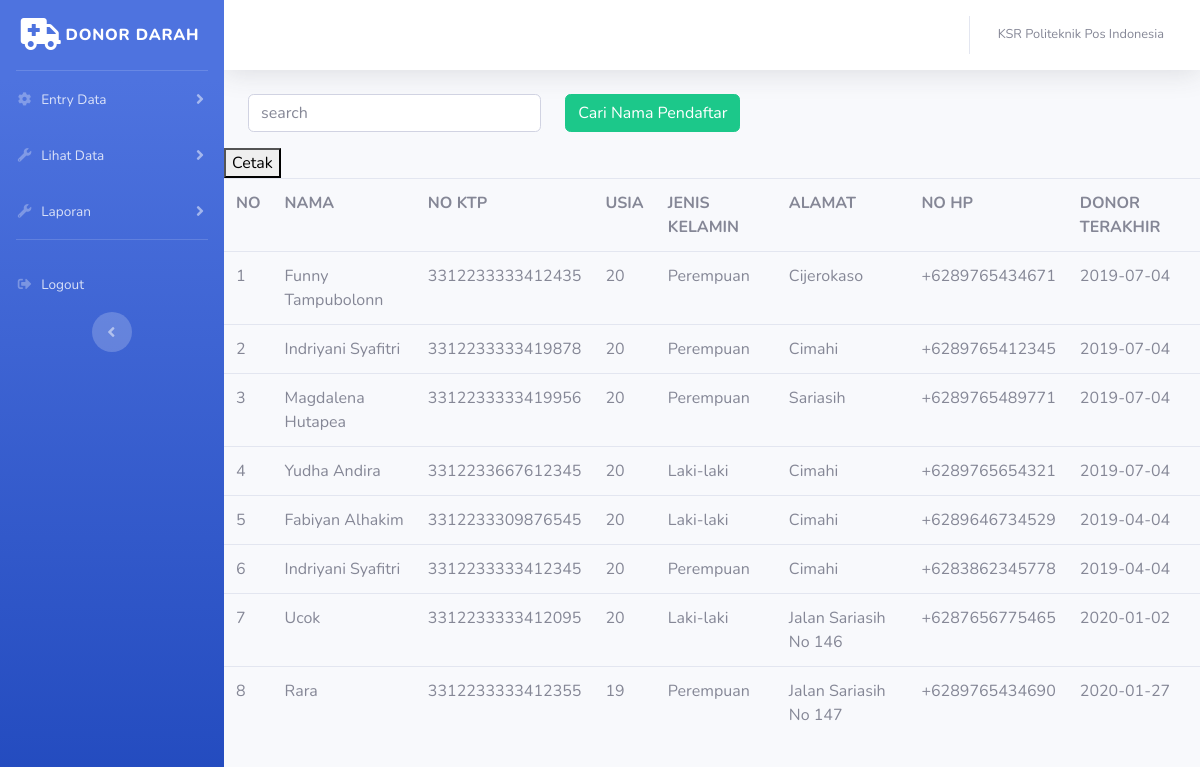
The page /index.php/admin/jumlah_pendaftar on the database its author committed.
### tables this page shows
CREATE TABLE `daftar_donor` (
  `no_daftar` varchar(20) NOT NULL,
  `nama_kgt` varchar(100) NOT NULL,
  `nama` varchar(255) NOT NULL,
  `no_ktp` bigint(16) NOT NULL,
  `tempatlahir` varchar(255) NOT NULL,
  `tanggallahir` date NOT NULL,
  `usia` int(10) NOT NULL,
  `jenis_kelamin` varchar(20) NOT NULL,
  `alamat` text NOT NULL,
  `no_telp` varchar(14) NOT NULL,
  `donor_terakhir` date NOT NULL
);

### application/controllers/admin/jumlah_pendaftar.php (called while the page is built, shortened)
<?php
class Jumlah_pendaftar extends CI_Controller{
	public function __construct(){
		$this->load->model('model_daftar');
	}
	public function index()
	{
		$data['daftar_donor'] = $this->model_daftar->tampil_data()->result();
		$this->load->view('templates_admin/header');
		$this->load->view('templates_admin/sidebar');
		$this->load->view('admin/jumlah_pendaftar', $data);
		$this->load->view('templates_admin/footer');
	}
}

### index.php (called while the page is built, shortened)
<?php
require_once BASEPATH.'core/CodeIgniter.php';

### application/models/model_daftar.php (called while the page is built, shortened)
<?php
class Model_daftar extends CI_Model{
	public function tampil_data(){
		return $this->db->get('daftar_donor');
	}
}
?>

### application/views/admin/jumlah_pendaftar.php (the view)
<div class="container-fluid">
  <div class="navbar-form" class="navbar-right">
  <?php echo form_open('admin/data_pendaftar/search') ?>
  <div class="row">
  <div class="col-md-4">
  <input type="text" name="keyword" class="form-control mb-3" placeholder="search">
  </div>
<div class="col-md-4">
  <button type="submit" class="btn btn-success mb-3">Cari Nama Pendaftar</button>
</div>
</div>
  <?php echo form_close()?>
</div>
</div>
	<button onclick="window.print();">Cetak</button>
	<table class="table table-borderred">
		<tr>
			<th>NO</th>
			<th>NAMA</th>
			<th>NO KTP</th>
			<th>USIA</th>
			<th>JENIS KELAMIN</th>
			<th>ALAMAT</th>
			<th>NO HP</th>
			<th>DONOR TERAKHIR</th>
		</tr>
		<?php
		$no=1;
		foreach ($daftar_donor as $dd) : ?>
		<tr>
			<td><?php echo $no++ ?></td>
			<td><?php echo $dd->nama ?></td>
			<td><?php echo $dd->no_ktp ?></td>
			<td><?php echo $dd->usia ?></td>
			<td><?php echo $dd->jenis_kelamin ?></td>
			<td><?php echo $dd->alamat ?></td>
			<td><?php echo $dd->no_telp ?></td>
			<td><?php echo $dd->donor_terakhir ?></td>
		</tr>
	<?php endforeach; ?>
</table>

### rows shown on the page
daftar_donor: nama "Funny Tampubolonn", no_ktp "3312233333412435", usia "20", jenis_kelamin "Perempuan", alamat "Cijerokaso", no_telp "+6289765434671", donor_terakhir "2019-07-04"
daftar_donor: nama "Indriyani Syafitri", no_ktp "3312233333419878", usia "20", jenis_kelamin "Perempuan", alamat "Cimahi", no_telp "+6289765412345", donor_terakhir "2019-07-04"
daftar_donor: nama "Magdalena Hutapea", no_ktp "3312233333419956", usia "20", jenis_kelamin "Perempuan", alamat "Sariasih", no_telp "+6289765489771", donor_terakhir "2019-07-04"
daftar_donor: nama "Yudha Andira", no_ktp "3312233667612345", usia "20", jenis_kelamin "Laki-laki", alamat "Cimahi", no_telp "+6289765654321", donor_terakhir "2019-07-04"
daftar_donor: nama "Fabiyan Alhakim", no_ktp "3312233309876545", usia "20", jenis_kelamin "Laki-laki", alamat "Cimahi", no_telp "+6289646734529", donor_terakhir "2019-04-04"
daftar_donor: nama "Indriyani Syafitri", no_ktp "3312233333412345", usia "20", jenis_kelamin "Perempuan", alamat "Cimahi", no_telp "+6283862345778", donor_terakhir "2019-04-04"
daftar_donor: nama "Ucok", no_ktp "3312233333412095", usia "20", jenis_kelamin "Laki-laki", alamat "Jalan Sariasih No 146", no_telp "+6287656775465", donor_terakhir "2020-01-02"
daftar_donor: nama "Rara", no_ktp "3312233333412355", usia "19", jenis_kelamin "Perempuan", alamat "Jalan Sariasih No 147", no_telp "+6289765434690", donor_terakhir "2020-01-27"
